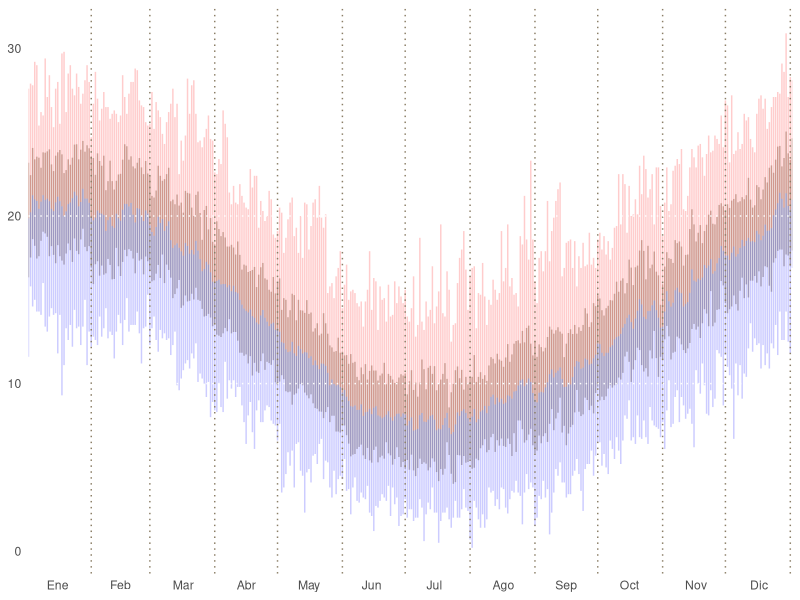

Source code (R): (Note: this script raises an error after producing the figure.)
browseURL("https://rpubs.com/bradleyboehmke/weather_graphic")

library(tidyverse)
library(lubridate)

bce <- readxl::read_excel("./data/bce_serie.xlsx") %>%   
  mutate(day = as.numeric(format(date, format = "%d"))) %>% 
  mutate(julian = yday(date)) %>%
  select(year, month, day, julian, tmax, tmin, tmean, rain)

# construir la banda central de Tmin y Tmax de cada dia  
Past <- bce %>%
  filter(year!=2018) %>% 
  group_by(julian) %>%
  summarise(
    # calcula el valor medio de Tmean para c/dia ("media de medias")
    avg = mean(tmean, na.rm = T),  
    
    # identifica el valor medio de las Tmax para c/dia
    upper_tmax = mean(tmax, na.rm = T), 
    # valor maximo de las Tmean para c/dia
    upper_tmean = max(tmean, na.rm = T),
    
    # identifica el valor medio de las Tmin para c/dia
    lower_tmin = mean(tmin, na.rm = T),
    # identifica el valor medio de las Tmax para c/dia
    lower_tmean = min(tmean, na.rm = T),
    
    # 80% de los años
    lower_80=quantile(tmean, .2, na.rm = T),  
    upper_80=quantile(tmean, .8, na.rm = T),  
    
    # calculate 95% CI for mean
    se = sd(tmean, na.rm = T)/sqrt(length(!is.na(tmean)))) %>% 
  mutate(
    avg_upper = avg+(2.101*se),
    avg_lower = avg-(2.101*se)) %>%  
  ungroup()

PastLows <- Past %>%
  group_by(julian) %>%
  summarise(Pastlow = min(avg)) # identify lowest temp for each day from 1995-2013

PastHighs <- Past %>%
  group_by(julian) %>%
  summarise(Pasthigh = max(avg))  # identify highest temp for each day from 1995-2013

# save(bce_serie, bce_71_17, Past, PastLows, PastHighs, file = "~/Dropbox/Proyectos/clima bce/bce_serie.RData")

p0 <- Past %>% 
  ggplot(aes(julian, avg)) +
  theme(plot.background = element_blank(),
        panel.grid.minor = element_blank(),
        panel.grid.major = element_blank(),
        panel.border = element_blank(),
        panel.background = element_blank(),
        axis.ticks = element_blank(),
        axis.title = element_blank()) +
  geom_linerange(aes(x=julian, ymin=lower_80, ymax=upper_80), 
                 colour = "wheat4", alpha=.5)+
  geom_linerange(aes(x=julian, ymin=avg, ymax=upper_tmean), 
                 colour = "red", alpha=.2)+
  geom_linerange(aes(x=julian, ymin=lower_tmean, ymax=avg), 
                 colour = "blue", alpha=.2) +  
  geom_vline(xintercept = c(31,59, 90, 120,151,181,212,243,273,304,334,365), 
             colour = "wheat4", linetype=3, size=.5)+
  geom_hline(yintercept = c(10,20,30), colour = "white", linetype=3) +
  scale_x_continuous(expand = c(0, 0), 
                     breaks = c(15,45,75,105,135,165,195,228,258,288,320,350),
                     labels = c("Ene", "Feb", "Mar", "Abr",
                                "May", "Jun", "Jul", "Ago", "Sep",
                                "Oct", "Nov", "Dic")) 
p0

# agregar temp de 2019
bce_18_19 <- readxl::read_excel("./data/bce_2019.xlsx") 

Present <- bce_18_19 %>% 
  filter(year == 2019)%>%  
  mutate(julian = row_number()) %>%  # create matching x-axis as historical data
  select(julian, day, month, year, avg=tmean) %>% 
  group_by(year, month) %>%
  arrange(julian) %>%
  ungroup() 

# create dataframe that identifies the days in 2014 in which the temps were lower than all previous 19 years
PresentLows <- Present %>%
  left_join(PastLows) %>%  # merge historical lows to current year low data
  mutate(record = ifelse(avg<Pastlow, "Y", "N")) %>% # identifies if current year was record low
  filter(record == "Y")  # filter for days that represent current year record lows

# create dataframe that identifies the days in 2014 in which the temps were higher than all previous 19 years
PresentHighs <- Present %>%
  left_join(PastHighs) %>%  # merge historical highs to current year low data
  mutate(record = ifelse(avg>Pasthigh, "Y", "N")) %>% # identifies if current year was record high
  filter(record == "Y")  # filter

p1 <- p0 + 
  geom_line(Present, mapping=aes(x=julian, y=avg, group=1)) +
  geom_vline(xintercept = 0, colour = "wheat4", linetype=1, size=1)+
  transition_reveal(julian) + 
  coord_cartesian(clip = 'off') + 
  
p1

anim <- ggplot(airq, aes(Day, Temp, group = Month)) + 
  geom_line() + 
  geom_segment(aes(xend = 31, yend = Temp), linetype = 2, colour = 'grey') + 
  geom_point(size = 2) + 
  geom_text(aes(x = 31.1, label = Month), hjust = 0) + 
  transition_reveal(Day) + 
  coord_cartesian(clip = 'off') + 
  labs(title = 'Temperature in New York', y = 'Temperature (°F)') + 
  theme_minimal() + 
  theme(plot.margin = margin(5.5, 40, 5.5, 5.5))

anim_save("anim.gif", anim)


# Agregar dias extremos de 2019
df = data.frame(julian = c(5, NA), avg = c(1,30)) 

p2 <- p1 + 
  geom_point(data=PresentLows, aes(x=julian, y=avg), colour="blue3") +
  geom_point(data=PresentHighs, aes(x=julian, y=avg), colour="firebrick3")+ 
  annotate("text", x = 65, y = 1, label = "Días más frios que la serie 1971-2017", size=3, colour="blue3") +
  # annotate("text", x = 298, y = 30, label = "Días más cálidos que la serie 1971-2018", size=3, colour="firebrick3") +
  geom_point(data = df, col = c('blue3', "firebrick3"))

p2
# range(bce$year)
legend_data <- data.frame(x=seq(175,182),y=rnorm(8,25,1))
p4 <- p3 +
  #barras
  annotate("segment", x = 181, xend = 181, y = 20, yend = 30, colour = "wheat2", size=3) +
  annotate("segment", x = 181, xend = 181, y = 23, yend = 27, colour = "wheat4", size=3) +
  
  geom_line(data=legend_data, aes(x=x,y=y)) +
  
  annotate("segment", x = 183, xend = 185, y = 27, yend = 27, colour = "wheat4", size=.5) +
  annotate("segment", x = 183, xend = 185, y = 23, yend = 23, colour = "wheat4", size=.5) +
  annotate("segment", x = 185, xend = 185, y = 23, yend = 27, colour = "wheat4", size=.5) +
  annotate("text", x = 196, y = 25, label = "Rango\nnormal", size=2, colour="gray30") +
  annotate("text", x = 162, y = 25, label = "Temperatura\n2019 ", size=2, colour="gray30") +
  annotate("text", x = 193, y = 30, label = "Record alta", size=2, colour="gray30") +
  annotate("text", x = 193, y = 20, label = "Record baja", size=2, colour="gray30")
p4

p5 <- p4 + 
  ggtitle("Temperatura media de Balcarce: 2019 y serie 1971-2018") +
  theme(plot.title=element_text(face="bold",hjust=.012,vjust=.8,colour="#3C3C3C",size=15)) 
p5
